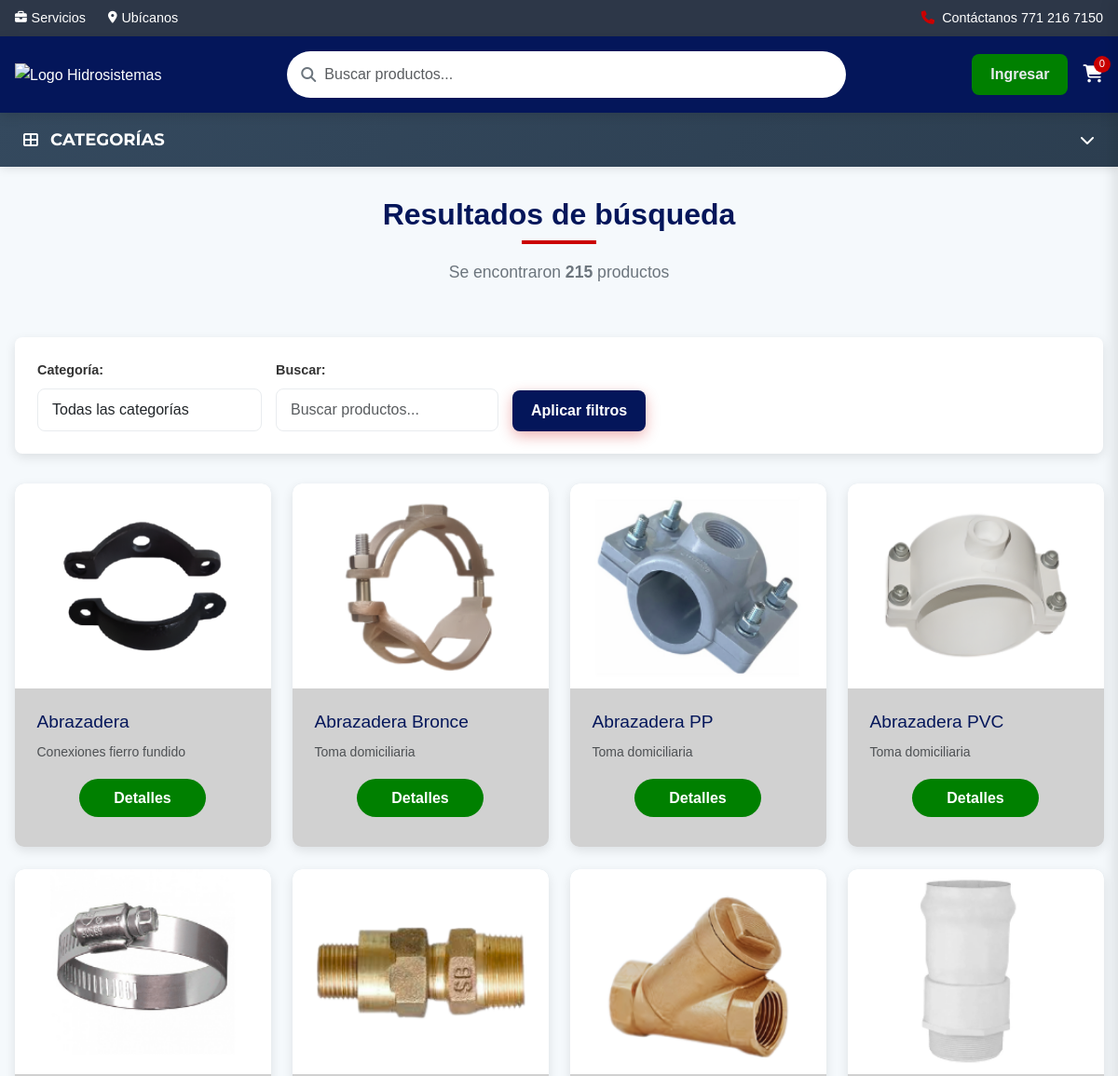
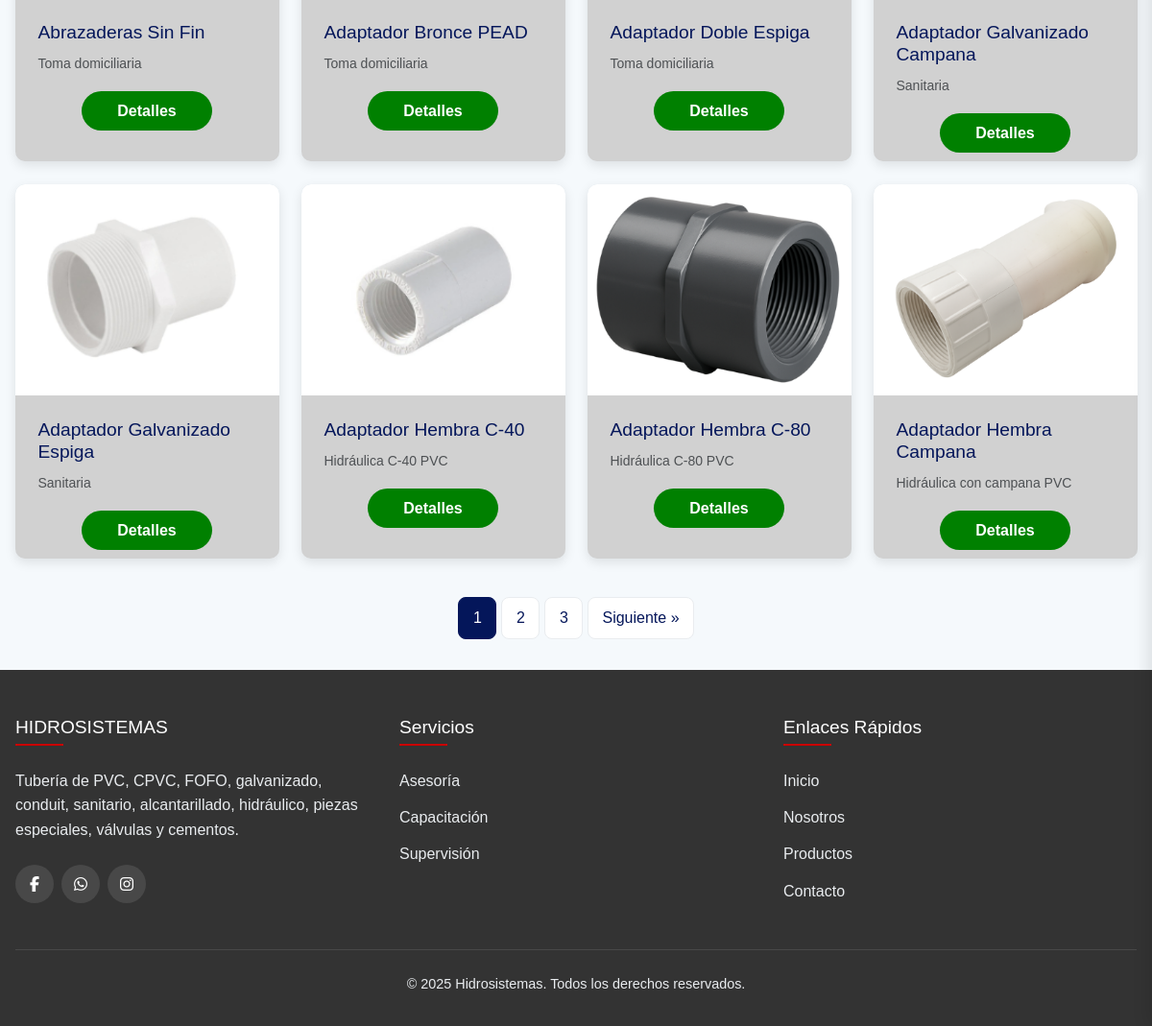
The page /busqueda.php on the database its author committed (2 pictures, top to bottom).
### tables this page shows
CREATE TABLE `productos` (
  `id` int(11) NOT NULL,
  `nombre` varchar(255) NOT NULL,
  `descripcion` text DEFAULT NULL,
  `tabla_med` text DEFAULT NULL,
  `especificaciones` text DEFAULT NULL,
  `precio` decimal(10,2) NOT NULL,
  `stock` int(11) DEFAULT 0,
  `imagen` varchar(255) DEFAULT NULL,
  `categoria_id` int(11) NOT NULL,
  `requiere_medidas` tinyint(1) DEFAULT 0,
  `activo` tinyint(1) DEFAULT 1,
  `created_at` timestamp NOT NULL DEFAULT current_timestamp(),
  `updated_at` timestamp NOT NULL DEFAULT current_timestamp() ON UPDATE current_timestamp(),
  `descuento` tinyint(3) DEFAULT NULL,
  `Recomendaciones_id` int(11) DEFAULT NULL
);

CREATE TABLE `categorias` (
  `id` int(11) NOT NULL,
  `nombre` varchar(255) NOT NULL,
  `slug` varchar(255) DEFAULT NULL,
  `descripcion` text DEFAULT NULL,
  `activo` tinyint(1) DEFAULT 1,
  `created_at` timestamp NOT NULL DEFAULT current_timestamp(),
  `color_fondo` varchar(7) DEFAULT '#FFFFFF',
  `texto_color` varchar(7) DEFAULT '#000000',
  `boton_primario` varchar(7) DEFAULT '#007bff',
  `boton_secundario` varchar(7) DEFAULT '#6c757d',
  `color_titulo` varchar(7) DEFAULT NULL
);

### busqueda.php (the view, shortened to what this page needs)
<?php
$db = new Database();
$con = $db->conectar();
$busqueda = isset($_GET['q']) ? trim($_GET['q']) : '';
$categoria_filtro = isset($_GET['categoria']) ? (int)$_GET['categoria'] : 0;
$pagina = isset($_GET['pagina']) ? (int)$_GET['pagina'] : 1;
$productos_por_pagina = 12;
$offset = ($pagina > 0) ? ($pagina - 1) * $productos_por_pagina : 0;
$sql = "SELECT SQL_CALC_FOUND_ROWS p.id, p.nombre, p.precio, p.descuento, p.categoria_id, c.nombre AS categoria_nombre
        FROM productos p
        INNER JOIN categorias c ON p.categoria_id = c.id
        WHERE p.activo = 1";
$params = [];
$sql .= " ORDER BY p.nombre ASC LIMIT :limite OFFSET :offset";
$params[':limite'] = $productos_por_pagina;
$params[':offset'] = $offset;
$stmt = $con->prepare($sql);
foreach ($params as $key => $value) {
    if ($key === ':limite' || $key === ':offset') {
        $stmt->bindValue($key, $value, PDO::PARAM_INT);
    } else {
        $stmt->bindValue($key, $value, PDO::PARAM_STR);
    }
}
$stmt->execute();
$productos = $stmt->fetchAll(PDO::FETCH_ASSOC);
$totalStmt = $con->query("SELECT FOUND_ROWS() as total");
$total = (int)$totalStmt->fetch()['total'];
$total_paginas = ceil($total / $productos_por_pagina);
?>
<!DOCTYPE html>
<html lang="es">
<head>
    <link rel="stylesheet" href="https://cdnjs.cloudflare.com/ajax/libs/font-awesome/6.5.0/css/all.min.css">
    <link href="https://cdn.jsdelivr.net/npm/bootstrap@5.3.2/dist/css/bootstrap.min.css" rel="stylesheet">
    <link rel="stylesheet" href="styles.css">
</head>
<body>
    <?php include 'menu.php'; ?>
    <section class="search-page">
        <div class="container-products">
            <div class="page-header">
                <h2 class="section-title">Resultados de búsqueda</h2>
                <?php if ($total > 0): ?>
                    <div class="results-count">
                        Se encontraron <strong><?php echo $total; ?></strong> producto<?php echo $total !== 1 ? 's' : ''; ?>
                    </div>
                <?php endif; ?>
            </div>
            <div class="filters-bar">
                <form method="GET" class="filter-form">
                    <div class="filter-group">
                        <label for="categoria">Categoría:</label>
                        <select name="categoria" id="categoria" class="form-select">
                            <option value="">Todas las categorías</option>
                        </select>
                    </div>
                    <div class="filter-group">
                        <label for="busqueda">Buscar:</label>
                        <input type="text" name="q" id="busqueda" placeholder="Buscar productos..." value="<?php echo htmlspecialchars($busqueda); ?>" class="form-control">
                    </div>
                    <div class="filter-group">
                        <button type="submit" class="btn btn-primary">Aplicar filtros</button>
                    </div>
                </form>
            </div>
            <?php if (empty($productos)): ?>
                <div class="no-results">
                    <i class="fas fa-search fa-3x mb-3"></i>
                    <p>No se encontraron productos que coincidan con tu búsqueda.</p>
                    <div class="suggestions">
                        <p>Sugerencias:</p>
                        <ul>
                            <li>Revisa la ortografía de las palabras</li>
                            <li>Utiliza términos más generales</li>
                            <li>Prueba con otras categorías</li>
                        </ul>
                    </div>
                </div>
            <?php else: ?>
                <div class="product-grid">
                    <?php foreach ($productos as $row):
                        $id = $row['id'];
                        $categoria_id = $row['categoria_id'];
                        $imagen = "Imagenes/productos/{$categoria_id}/{$id}.PNG";
                        $token = hash_hmac('sha1', $id, KEY_TOKEN);
                    ?>
                    <div class="product-card">
                        <div class="product-img">
                            <img src="<?php echo $imagen; ?>" alt="<?php echo htmlspecialchars($row['nombre']); ?>">
                        </div>
                        <div class="product-content">
                            <div class="product-info">
                                <h3><?php echo htmlspecialchars($row['nombre']); ?></h3>
                                <small class="text-muted"><?php echo htmlspecialchars($row['categoria_nombre']); ?></small>
                            </div>
                            <div class="btn-action">
                                <a href="details.php?id=<?php echo $id; ?>&categoria_id=<?php echo $categoria_id; ?>&token=<?php echo $token; ?>" class="btn-det">Detalles</a>
                            </div>
                        </div>
                    </div>
                    <?php endforeach; ?>
                </div>
                <?php if ($total_paginas > 1): ?>
                    <nav class="pagination">
                        <?php for ($i = max(1, $pagina - 2); $i <= min($total_paginas, $pagina + 2); $i++): ?>
                            <a href="?<?php echo http_build_query(array_merge(['q' => $busqueda, 'categoria' => $categoria_filtro, 'pagina' => $i])); ?>"
                               class="<?php echo ($i == $pagina) ? 'active' : ''; ?>">
                                <?php echo $i; ?>
                            </a>
                        <?php endfor; ?>
                        <?php if ($pagina < $total_paginas): ?>
                            <a href="?<?php echo http_build_query(array_merge(['q' => $busqueda, 'categoria' => $categoria_filtro, 'pagina' => $pagina + 1])); ?>">
                                Siguiente &raquo;
                            </a>
                        <?php endif; ?>
                    </nav>
                <?php endif; ?>
            <?php endif; ?>
        </div>
    </section>
    <footer id="contacto">
        <div class="container">
            <div class="footer-grid">
                <div class="footer-col">
                    <h4>HIDROSISTEMAS</h4>
                    <p>Tubería de PVC, CPVC, FOFO, galvanizado, conduit, sanitario, alcantarillado, hidráulico, piezas especiales, válvulas y cementos.</p>
                    <div class="social-links">
                        <a href="https://www.facebook.com/HidrosistemasHGO/?fref=ts" target="_blank"><i class="fab fa-facebook-f"></i></a>
                        <a href="https://api.whatsapp.com/send/?phone=527712167150&text&type=phone_number&app_absent=0" target="_blank"><i class="fab fa-whatsapp"></i></a>
                        <a href="https://www.instagram.com/hidrosistemas_mx?igsh=MXZ6YmsydjgxZmN6NA==" target="_blank"><i class="fab fa-instagram"></i></a>
                    </div>
                </div>
                <div class="footer-col">
                    <h4>Servicios</h4>
                    <ul>
                        <li><a href="asesoria.html">Asesoría</a></li>
                        <li><a href="capacitacion.html">Capacitación</a></li>
                        <li><a href="supervision.html">Supervisión</a></li>
                    </ul>
                </div>
                <div class="footer-col">
                    <h4>Enlaces Rápidos</h4>
                    <ul>
                        <li><a href="index.html">Inicio</a></li>
                        <li><a href="Nosotros.html">Nosotros</a></li>
                        <li><a href="productos.html">Productos</a></li>
                        <li><a href="#contacto">Contacto</a></li>
                    </ul>
                </div>
            </div>
            <div class="copyright">
                <p>&copy; 2025 Hidrosistemas. Todos los derechos reservados.</p>
            </div>
        </div>
    </footer>
</body>
</html>

### menu.php (shortened to what this page needs)
<?php
$mostrar_menu_retractil = isset($mostrar_menu_retractil) ? $mostrar_menu_retractil : true;
?>
<div class="top-bar">
    <div class="container top-bar-container">
        <div class="top-links">
            <a href="#"><i class="fas fa-briefcase"></i> Servicios</a>
            <a href="#"><i class="fas fa-map-marker-alt"></i> Ubícanos</a>
        </div>
        <div class="help-link">
            <i class="fas fa-phone"></i>
            <span>Contáctanos 771 216 7150</span>
        </div>
    </div>
</div>
<header>
    <div class="container header-container">
        <div class="logo-container">
            <a href="index.php">
               <img src="Imagenes/logo-ajustado-2.png" alt="Logo Hidrosistemas" class="logo-hidrosistemas">
            </a>
        </div>
        <div class="search-bar">
            <form action="busqueda.php" method="GET" class="d-flex align-items-center" id="searchForm">
                <i class="fas fa-search me-2"></i>
                <input
                    type="text"
                    name="q"
                    id="searchInput"
                    placeholder="Buscar productos..."
                    class="form-control border-0 bg-transparent"
                    value="<?php echo isset($_GET['q']) ? htmlspecialchars($_GET['q']) : ''; ?>"
                >
            </form>
        </div>
        <div class="header-icons">
            <?php if (isset($_SESSION['user_id'])): ?>
                <div class="dropdown">
                    <button class="btn btn-success dropdown-toggle" type="button" data-bs-toggle="dropdown">
                        <i class="fas fa-user me-2"></i><?php echo htmlspecialchars($_SESSION['user_name']); ?>
                    </button>
                    <ul class="dropdown-menu">
                        <li><a class="dropdown-item" href="compras.php"><i class="fas fa-shopping-bag me-2"></i>Mis compras</a></li>
                        <li><hr class="dropdown-divider"></li>
                        <li><a class="dropdown-item" href="logout.php"><i class="fas fa-sign-out-alt me-2"></i>Cerrar sesión</a></li>
                    </ul>
                </div>
            <?php else: ?>
                <a href="login.php" class="btn btn-outline-primary">Ingresar</a>
            <?php endif; ?>
            <a href="checkout.php" class="icon-wrapper">
                <i class="fas fa-shopping-cart"></i>
                <span id="num_cart" class="cart-count">0</span>
            </a>
        </div>
    </div>
</header>
<?php if ($mostrar_menu_retractil): ?>
<nav class="categories-nav-desktop">
    <button class="categories-toggle-desktop" id="categoriesToggleDesktop">
        <span><i class="fas fa-th-large me-2"></i> CATEGORÍAS</span>
        <i class="fas fa-chevron-down"></i>
    </button>
</nav>
<?php endif; ?>

### busqueda.php (style rules this page uses)
.search-page { background-color: var(--light); min-height: 70vh; padding: 2rem 0; }
.container-products { max-width: 1200px; margin: 0 auto; padding: 0 1rem; }
.page-header { margin-bottom: 2rem; }
.section-title { color: var(--primary); font-size: 2rem; margin-bottom: 1rem; text-align: center; }
.results-count { text-align: center; color: var(--gray); margin-bottom: 1.5rem; font-size: 1.1rem; }
.filters-bar { background: var(--white); padding: 1.5rem; border-radius: var(--border-radius); margin-bottom: 2rem; box-shadow: var(--shadow); }
.filter-form { display: flex; flex-wrap: wrap; gap: 15px; align-items: flex-end; }
.filter-group { display: flex; flex-direction: column; gap: 8px; }
.filter-group label { font-weight: 600; color: var(--dark); font-size: 0.9rem; }
.form-select, .form-control { padding: 10px 15px; border: 1px solid var(--light-gray); border-radius: var(--border-radius); font-size: 1rem; background: white; min-width: 200px; }
.btn { padding: 10px 20px; border: none; border-radius: var(--border-radius); font-weight: 600; cursor: pointer; transition: all 0.3s; font-size: 1rem; }
.btn-primary { background: var(--primary); color: white; }
.pagination { display: flex; justify-content: center; margin-top: 40px; gap: 5px; }
.pagination a, .pagination span { display: inline-flex; align-items: center; justify-content: center; padding: 8px 14px; text-decoration: none; border: 1px solid var(--light-gray); color: var(--primary); background: white; border-radius: var(--border-radius); transition: all 0.3s; min-width: 40px; }
.pagination .active { background: var(--primary); color: white; border-color: var(--primary); }

### menu.php (style rules this page uses)
.search-bar .fa-search { cursor: pointer; transition: color 0.3s ease; }
.search-bar .d-flex { gap: 8px; }

### rows shown on the page
productos: shows a picture, nombre "Abrazadera", categoria.nombre "Conexiones fierro fundido"
productos: shows a picture, nombre "Abrazadera Bronce", categoria.nombre "Toma domiciliaria"
productos: shows a picture, nombre "Abrazadera PP", categoria.nombre "Toma domiciliaria"
productos: shows a picture, nombre "Abrazadera PVC", categoria.nombre "Toma domiciliaria"
productos: shows a picture, nombre "Abrazaderas Sin Fin", categoria.nombre "Toma domiciliaria"
productos: shows a picture, nombre "Adaptador Bronce PEAD", categoria.nombre "Toma domiciliaria"
productos: shows a picture, nombre "Adaptador Doble Espiga", categoria.nombre "Toma domiciliaria"
productos: shows a picture, nombre "Adaptador Galvanizado Campana", categoria.nombre "Sanitaria"
productos: shows a picture, nombre "Adaptador Galvanizado Espiga", categoria.nombre "Sanitaria"
productos: shows a picture, nombre "Adaptador Hembra C-40", categoria.nombre "Hidráulica C-40 PVC"
productos: shows a picture, nombre "Adaptador Hembra C-80", categoria.nombre "Hidráulica C-80 PVC"
productos: shows a picture, nombre "Adaptador Hembra Campana", categoria.nombre "Hidráulica con campana PVC"

### other values the page prints
$total "215"
